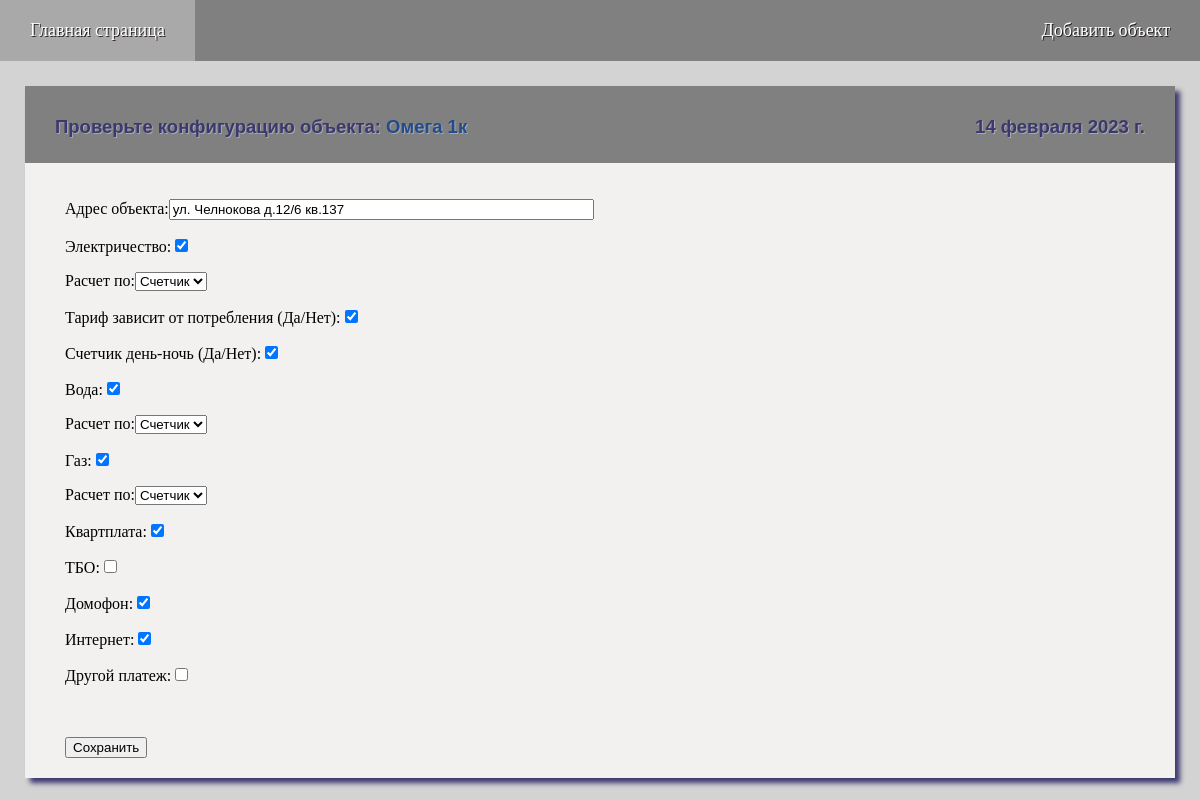
Page /config_app/1/ on the earlier database version.
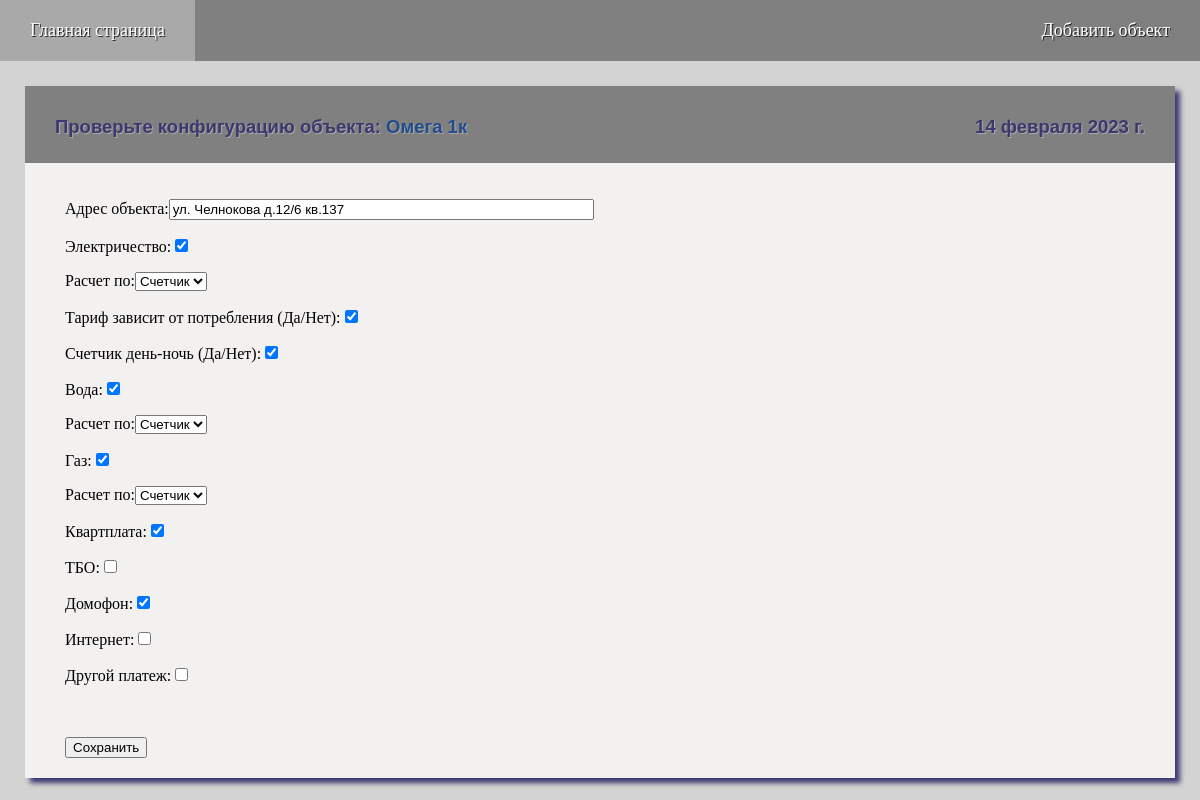
Same page on the later database version.
### compay/models.py (models this page shows)
class Appartment(models.Model):
    NAME = 'Объекты'
    CT = [('counter', 'Счетчик'), ('tarif', 'Тариф')]
    name = models.CharField(max_length=50, unique=True, blank=False, verbose_name="Название объекта")
    adress = models.CharField(max_length=100, blank=True, verbose_name="Адрес объекта")
    created = models.DateTimeField(auto_now_add=True, verbose_name="Дата создания")
    electricity = models.BooleanField(default=False, verbose_name="Электричество")
    el_is_counter = models.CharField(choices=CT, max_length=50, default='tarif', blank=False, verbose_name="Расчет по")
    el_counter_discrete = models.BooleanField(default=False, verbose_name="Тариф зависит от потребления (Да/Нет)")
    el_night = models.BooleanField(default=False, verbose_name="Счетчик день-ночь (Да/Нет)")
    water = models.BooleanField(default=False, verbose_name="Вода")
    wat_is_counter = models.CharField(choices=CT, max_length=50, default='tarif', blank=False, verbose_name="Расчет по")
    gas = models.BooleanField(default=False, verbose_name="Газ")
    gas_is_counter = models.CharField(choices=CT, max_length=50, default='tarif', blank=False, verbose_name="Расчет по")
    kv = models.BooleanField(default=False, verbose_name="Квартплата")
    tbo = models.BooleanField(default=False, verbose_name="ТБО")
    domofon = models.BooleanField(default=False, verbose_name="Домофон")
    inet = models.BooleanField(default=False, verbose_name="Интернет")
    other = models.BooleanField(default=False, verbose_name="Другой платеж")
    class Meta:
        verbose_name = 'Объект'
        verbose_name_plural = 'Обьекты'
        ordering = ['name']
    def __str__(self):
        return self.name

### compay/views.py (the view)
# urls.py: path('config_app/<int:app_selected>/', config_app, name='config_app'),
def config_app(request, app_selected):
    global msgs, date
    clean_msgs()
    create_items_for_app(app_selected)
    ap = Appartment.objects.get(pk=app_selected)
    if request.method == 'POST':
        form = AppartmentEditForm(request.POST, instance=ap)
        if form.is_valid():
            a = form.save()
            create_items_for_app(app_selected=a.pk)  # Создаются предметы оплаты по конфигурции объекта
            return redirect('app', app_selected)
        else:
            msgs.append(dict(key='Error', text='Ошибка ввода данных', description='Error'))
            form = AppartmentEditForm(request.POST, instance=ap)
            context = {'title': 'Проверьте конфигурацию объекта', 'menu': menu, 'msgs': msgs, 'ap': ap, 'form': form}
            return render(request, 'compay/config_app.html', context)
    else:
        form = AppartmentEditForm(instance=ap)
        context = {'title': 'Проверьте конфигурацию объекта: ', 'menu': menu, 'msgs': msgs, 'ap': ap, 'form': form,
                   'app_selected': app_selected, 'date': date}
        return render(request, 'compay/config_app.html', context)

### compay/forms.py
class AppartmentEditForm(forms.ModelForm):
    class Meta:
        model = Appartment
        fields = ['adress', 'electricity', 'el_is_counter',
                  'el_counter_discrete', 'el_night', 'water', 'wat_is_counter',
                  'gas', 'gas_is_counter', 'kv', 'tbo', 'domofon', 'inet', 'other']
        widgets = {
            'adress': forms.TextInput(attrs={'size': '50'}),
        }

### compay/views.py (called while the page is built)
def clean_msgs(msg_to_clean=None):
    global msgs
    msgs_clean_list = ['Error']
    msgs_clean_list.append(msg_to_clean)
    for msg in msgs:
        if msg['description'] in msgs_clean_list:
            msgs.remove(msg)

### compay/templates/compay/config_app.html (shortened to what this page needs)
{% extends 'compay/base.html' %}
{% block content %}
<div class="main">
    <div class="title">
        <div>{{ title }}<a  href="{% url 'app' ap.id %}" class="links">{{ ap }}</a></div>
        <div>{{ date }}</div>
    </div>
    <div class="window">
        <form action="{% url 'config_app' app_selected %} " method='POST'>
            {% for f in form %}
            <p><label class="form-label" for="{{ f.id_for_label }}">{{ f.label }}:</label>{{ f }}</p>
            {% endfor %}
            <br><br>
            <button type="submit">Сохранить</button>
        </form>
    </div>
</div>
{% endblock %}

Differences in the rows shown:
changed Appartment "Омега 1к": inet "☑" → "☐"
